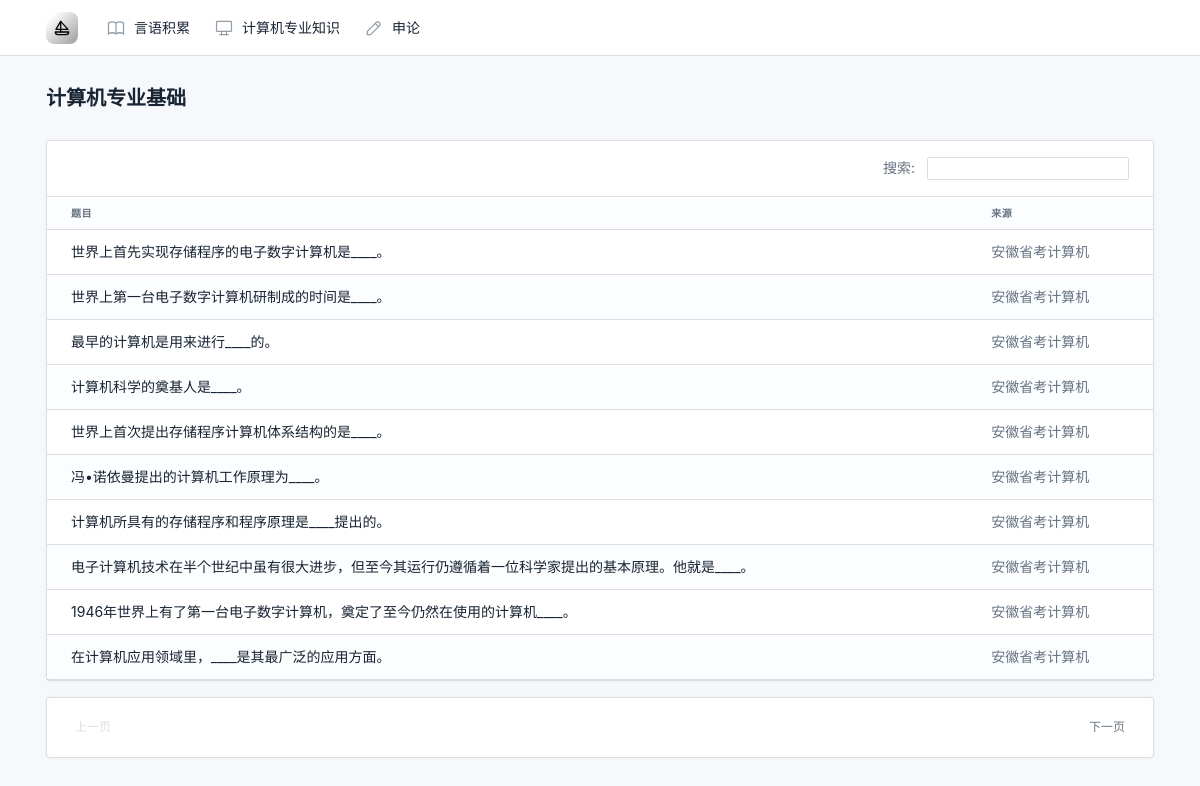
The page /cs/list on the database its author committed.
### cs/models.py (models this page shows)
class Questions(models.Model):
    SUBJECT_CHOICES = (
        ('cs', '计算机基础知识'),
        ('db', '数据库')
    )
    KIND_CHOICES = (
        (1, '单选题'),
        (2, '多选题'),
        (3, '应用题')
    )
    text = models.TextField()
    category = models.CharField(max_length=10, choices=SUBJECT_CHOICES)
    kind = models.IntegerField(choices=KIND_CHOICES)
    source = models.CharField(max_length=100)
    options = models.TextField(blank=True)
    answer = models.TextField(blank=True)

### cs/views.py (the view)
# urls.py: path('list', views.question_list, name='cs'),
def question_list(request):
    query = request.GET.get('s')
    if query is None:
        questions = Questions.objects.all()
    else:
        questions = Questions.objects.filter(text__contains=query).order_by('id')
    per_page = 10
    paginator = Paginator(questions, per_page)
    page_number = request.GET.get('page')
    page_obj = paginator.get_page(page_number)
    context = {
        'questions': page_obj,
        'query': query,
    }
    return render(request, 'cs/cs.html', context)

### templates/cs/cs.html (shortened to what this page needs)
{% load static %}
<!DOCTYPE html>
<html lang="en">
<head>
    <link href="{% static 'css/tabler.min.css' %}" rel="stylesheet"/>
    <link href="{% static 'css/tabler-flags.min.css' %}" rel="stylesheet"/>
    <link href="{% static 'css/tabler-payments.min.css' %}" rel="stylesheet"/>
    <link href="{% static 'css/tabler-vendors.min.css' %}" rel="stylesheet"/>
</head>
<body>
{% include 'header.html' %}
<div class="page-wrapper">
    <div class="page-header d-print-none">
        <div class="container-xl">
            <div class="row g-2 align-items-center">
                <div class="col">
                    <h2 class="page-title">
                        计算机专业基础
                    </h2>
                </div>
            </div>
        </div>
    </div>
    <div class="page-body">
        <div class="container-xl">
            <div class="row row-cards">
                <div class="col-12">
                    <div class="card">
                        <div class="card-body border-bottom py-3">
                            <div class="d-flex">
                                <div class="ms-auto text-muted">
                                    搜索:
                                    <div class="ms-2 d-inline-block">
                                        <label>
                                            <input id="cs-search" type="text" class="form-control form-control-sm"
                                                   value="{{ query|default_if_none:"" }}">
                                        </label>
                                    </div>
                                </div>
                            </div>
                        </div>
                        <div class="table-responsive">
                            <table class="table table-vcenter card-table table-striped">
                                <thead>
                                <tr>
                                    <th>题目</th>
                                    <th>来源</th>
                                </tr>
                                </thead>
                                <tbody>
                                {% for question in questions %}
                                    <tr>
                                        <td><a class="page-link" href="/cs/detail/{{ question.id }}">{{ question.text|truncatechars:100 }}</a></td>
                                        <td class="text-muted">
                                            {{ question.source }}
                                        </td>
                                    </tr>
                                {% endfor %}
                                </tbody>
                            </table>
                        </div>
                    </div>
                </div>
                <div class="col-12">
                    <div class="card">
                        <div class="card-body">
                            <ul class="pagination ">
                                {% if questions.has_previous %}
                                    <li class="page-item page-prev">
                                        <a class="page-link" href="?page={{ questions.previous_page_number }}">
                                            <div class="page-item-subtitle">上一页</div>
                                        </a>
                                    </li>
                                {% else %}
                                    <li class="page-item page-prev disabled">
                                        <a class="page-link" href="#">
                                            <div class="page-item-subtitle">上一页</div>
                                        </a>
                                    </li>
                                {% endif %}
                                {% if questions.has_next %}
                                    <li class="page-item page-next">
                                        <a class="page-link" href="?page={{ questions.next_page_number }}">
                                            <div class="page-item-subtitle">下一页</div>
                                        </a>
                                    </li>
                                {% else %}
                                    <li class="page-item page-next disabled">
                                        <a class="page-link" href="#">
                                            <div class="page-item-subtitle">下一页</div>
                                        </a>
                                    </li>
                                {% endif %}
                            </ul>
                        </div>
                    </div>
                </div>
            </div>
        </div>
    </div>
</div>
</body>
</html>

### rows shown on the page
Questions: text "世界上首先实现存储程序的电子数字计算机是____。", source "安徽省考计算机"
Questions: text "世界上第一台电子数字计算机研制成的时间是____。", source "安徽省考计算机"
Questions: text "最早的计算机是用来进行____的。", source "安徽省考计算机"
Questions: text "计算机科学的奠基人是____。", source "安徽省考计算机"
Questions: text "世界上首次提出存储程序计算机体系结构的是____。", source "安徽省考计算机"
Questions: text "冯•诺依曼提出的计算机工作原理为____。", source "安徽省考计算机"
Questions: text "计算机所具有的存储程序和程序原理是____提出的。", source "安徽省考计算机"
Questions: text "电子计算机技术在半个世纪中虽有很大进步，但至今其运行仍遵循着一位科学家提出的基本原理。他就是____。", source "安徽省考计算机"
Questions: text "1946年世界上有了第一台电子数字计算机，奠定了至今仍然在使用的计算机____。", source "安徽省考计算机"
Questions: text "在计算机应用领域里，____是其最广泛的应用方面。", source "安徽省考计算机"
